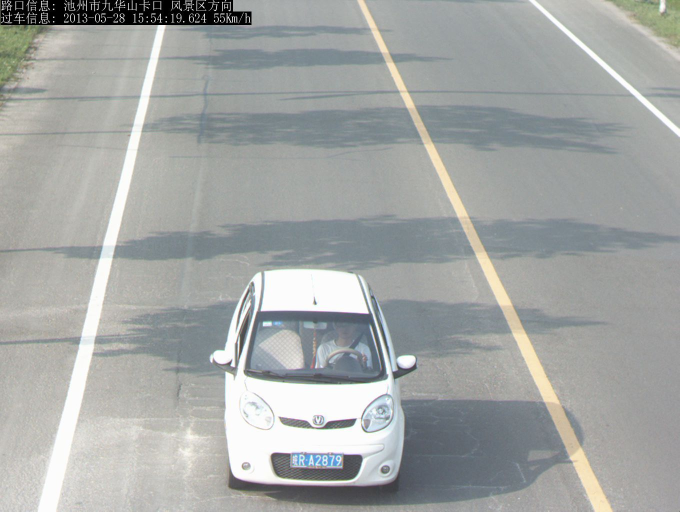
#> input picture images/image1.jpg, 1360 x 1024 px, found by its file name (shown at 1/2 size)
$ python prog_canny1.py
#> lines starting #> are read from the running program, lines starting #| are printed output that depends on the picture; after the words box and inside, x2 and y2 are one past the last pixel; in counts of white or black regions, pixels touching at a corner belong together
import cv2
# Importing the Opencv Library
import numpy as np
# Importing NumPy,which is the fundamental package for scientific computing with Python

# Reading Image
img = cv2.imread("image1.jpg")
#> img is the input picture: shape (1024, 1360, 3); mean B, G, R 164.6, 166.3, 163.5
cv2.namedWindow("Original Image",cv2.WINDOW_NORMAL)
# Creating a Named window to display image
cv2.imshow("Original Image",img)
# Display image

# RGB to Gray scale conversion
img_gray = cv2.cvtColor(img,cv2.COLOR_RGB2GRAY)
cv2.namedWindow("Gray Converted Image",cv2.WINDOW_NORMAL)
# Creating a Named window to display image
cv2.imshow("Gray Converted Image",img_gray)
# Display Image

# Noise removal with iterative bilateral filter(removes noise while preserving edges)
noise_removal = cv2.bilateralFilter(img_gray,9,75,75)
cv2.namedWindow("Noise Removed Image",cv2.WINDOW_NORMAL)
# Creating a Named window to display image
cv2.imshow("Noise Removed Image",noise_removal)
# Display Image

# Histogram equalisation for better results
equal_histogram = cv2.equalizeHist(noise_removal)
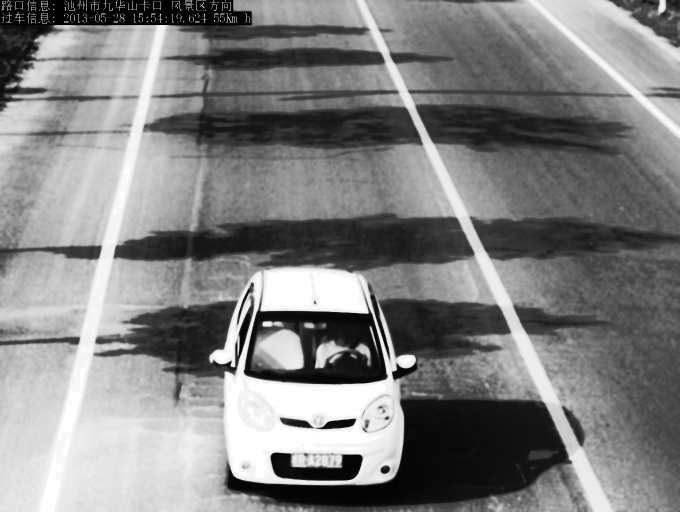
#> equal_histogram: shape (1024, 1360) (shown at 1/2 size); min 0, max 255, mean 129.3
cv2.namedWindow("After Histogram equalisation",cv2.WINDOW_NORMAL)
# Creating a Named window to display image
cv2.imshow("After Histogram equalisation",equal_histogram)
# Display Image

# Morphological opening with a rectangular structure element
kernel = cv2.getStructuringElement(cv2.MORPH_RECT,(5,5))
morph_image = cv2.morphologyEx(equal_histogram,cv2.MORPH_OPEN,kernel,iterations=15)
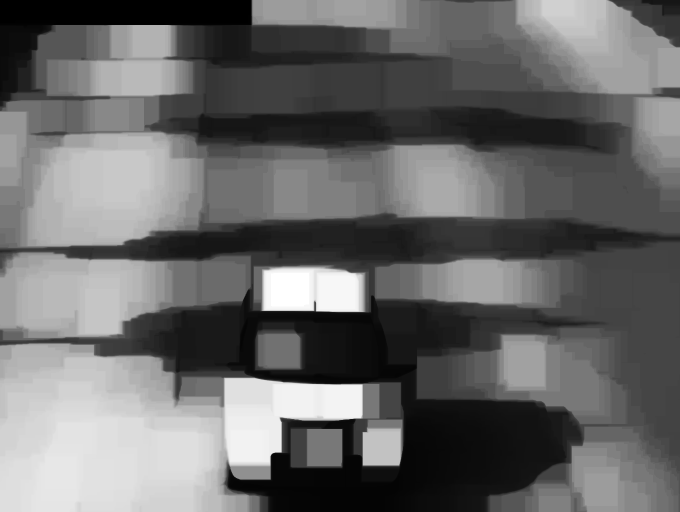
#> morph_image: shape (1024, 1360) (shown at 1/2 size); min 0, max 255, mean 104.7
cv2.namedWindow("Morphological opening",cv2.WINDOW_NORMAL)
# Creating a Named window to display image
cv2.imshow("Morphological opening",morph_image)
# Display Image

# Image subtraction(Subtracting the Morphed image from the histogram equalised Image)
sub_morp_image = cv2.subtract(equal_histogram,morph_image)
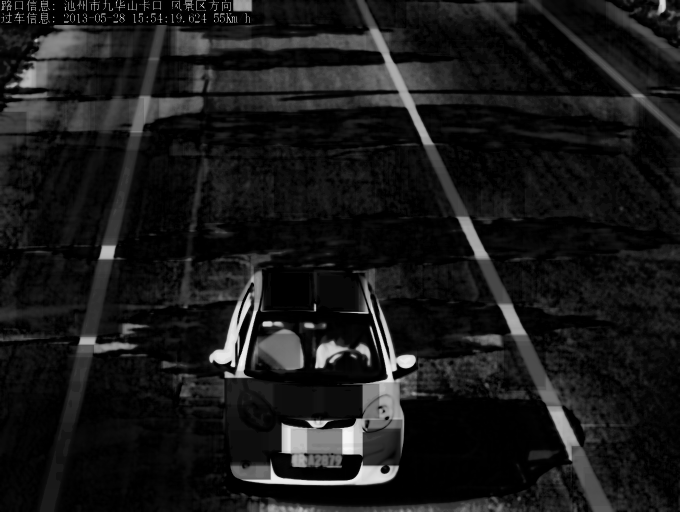
#> sub_morp_image: shape (1024, 1360) (shown at 1/2 size); min 0, max 245, mean 24.6
cv2.namedWindow("Subtraction image", cv2.WINDOW_NORMAL)
# Creating a Named window to display image
cv2.imshow("Subtraction image", sub_morp_image)
# Display Image

# Thresholding the image
ret,thresh_image = cv2.threshold(sub_morp_image,0,255,cv2.THRESH_OTSU)
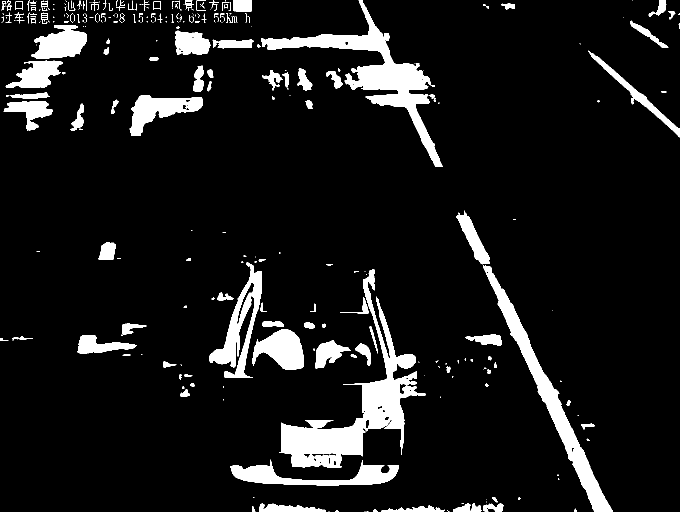
#> thresh_image: shape (1024, 1360) (shown at 1/2 size); 9.2% white; 354 white regions (217 under 20 px), largest, box (x1, y1, x2, y2) and area: (558, 538, 852, 935) 24672, (522, 0, 886, 334) 19339, (965, 529, 1225, 1024) 13920
#> ret = 70
cv2.namedWindow("Image after Thresholding",cv2.WINDOW_NORMAL)
# Creating a Named window to display image
cv2.imshow("Image after Thresholding",thresh_image)
# Display Image

sigma=0.33

# Applying Canny Edge detection
v = np.median(thresh_image)
#> v = 0

#---- apply automatic Canny edge detection using the computed median----
lower = int(max(0, (1.0 - sigma) * v))
#> lower = 0
upper = int(min(255, (1.0 + sigma) * v))
#> upper = 0

wide = cv2.Canny(thresh_image, 10, 200)
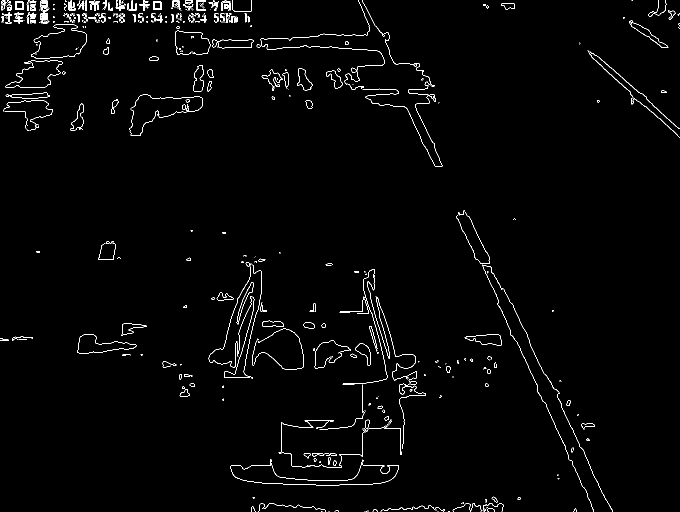
#> wide: shape (1024, 1360) (shown at 1/2 size); 1.5% white in thin lines or dots
tight = cv2.Canny(thresh_image, 225, 250)
auto = cv2.Canny(thresh_image,250,255)

canny_image = cv2.Canny(thresh_image,lower,upper)
cv2.namedWindow("Image after applying Canny",cv2.WINDOW_NORMAL)
# Creating a Named window to display image
cv2.imshow("Image after applying Canny", np.hstack([wide, tight, auto]))
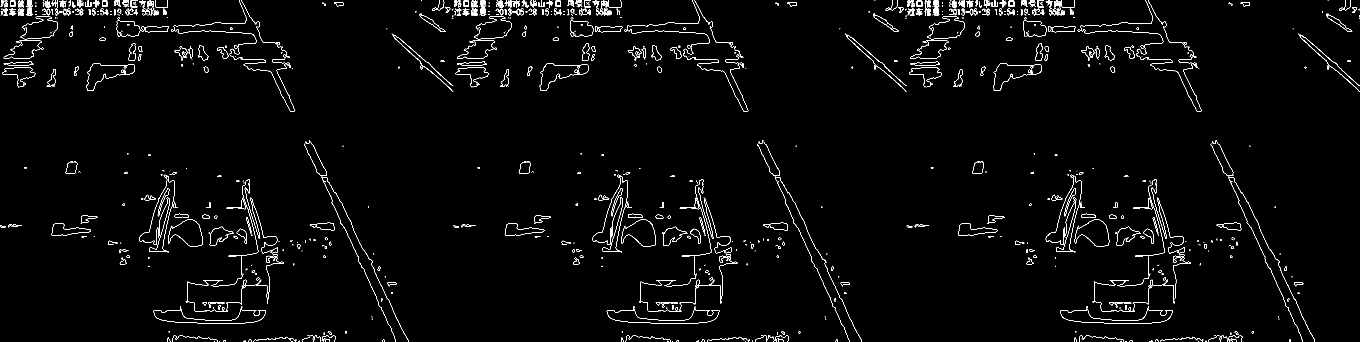
#> window 'Image after applying Canny': shape (1024, 4080) (shown at 1/3 size); 1.5% white in thin lines or dots
# Display Image
canny_image = cv2.convertScaleAbs( np.hstack([wide, tight, auto]))

# dilation to strengthen the edges
kernel = np.ones((3,3), np.uint8)
# Creating the kernel for dilation
dilated_image = cv2.dilate(canny_image,kernel,iterations=1)
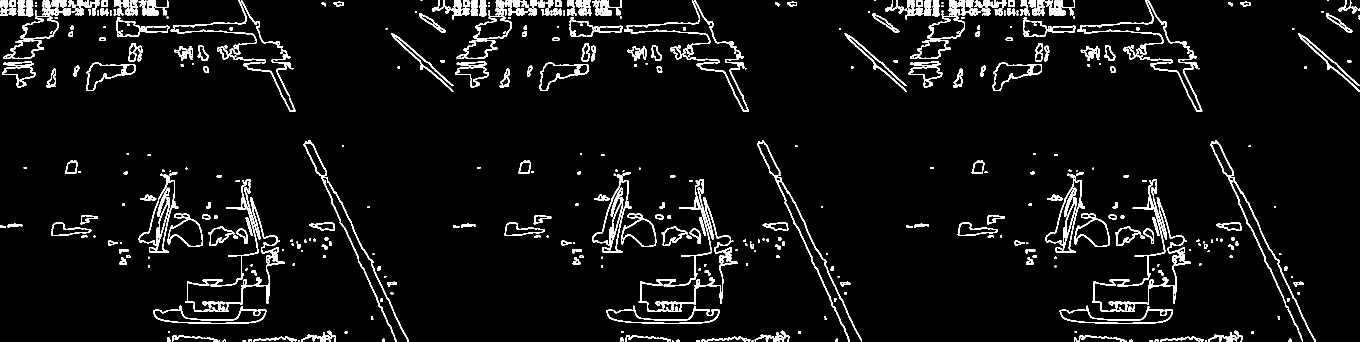
#> dilated_image: shape (1024, 4080) (shown at 1/3 size); 4.9% white; 568 white regions (24 under 20 px)
cv2.namedWindow("Dilation", cv2.WINDOW_NORMAL)
# Creating a Named window to display image
cv2.imshow("Dilation", dilated_image)
# Displaying Image

# Finding Contours in the image based on edges
contours,hierarchy = cv2.findContours(dilated_image, cv2.RETR_TREE, cv2.CHAIN_APPROX_SIMPLE)
#> contours = 1123 contours, 471 with area under 20; largest, box (x1, y1, x2, y2) and area: (3276, 537, 3573, 936) 28730, (1916, 537, 2213, 936) 28730, (556, 537, 853, 936) 28730, (3283, 539, 3570, 934) 22080, (1923, 539, 2210, 934) 22080
contours= sorted(contours, key = cv2.contourArea, reverse = True)[:10]
#> contours = 10 contours; largest, box (x1, y1, x2, y2) and area: (3276, 537, 3573, 936) 28730, (1916, 537, 2213, 936) 28730, (556, 537, 853, 936) 28730, (3283, 539, 3570, 934) 22080, (1923, 539, 2210, 934) 22080
# Sort the contours based on area ,so that the number plate will be in top 10 contours
screenCnt = None
# loop over our contours
for c in contours:
 # approximate the contour
 peri = cv2.arcLength(c, True)
 approx = cv2.approxPolyDP(c, 0.06 * peri, True)  # Approximating with 6% error
 # if our approximated contour has four points, then
 # we can assume that we have found our screen
 if len(approx) == 4:  # Select the contour with 4 corners
  screenCnt = approx
  break
#> this loop made 7 passes
#> (peri, screenCnt) on pass 7: (779.4, [[3216, 523], [3168, 756], [3226, 757], [3254, 624]])
#> (peri, approx) on passes 1 to 6: (2312.6, [[3468, 537], [3304, 934], [3524, 910]]), (2312.6, [[2108, 537], [1944, 934], [2164, 910]]), (2312.6, [[748, 537], [584, 934], [804, 910]]), (2174.3, [[3466, 539], [3569, 788], [3306, 932]]), (2174.3, [[2106, 539], [2209, 788], [1946, 932]]), (2174.3, [[746, 539], [849, 788], [586, 932]])
final = cv2.drawContours(img, [screenCnt], -1, (0, 255, 0), 3)
# Drawing the selected contour on the original image
cv2.namedWindow("Image with Selected Contour",cv2.WINDOW_NORMAL)
# Creating a Named window to display image
cv2.imshow("Image with Selected Contour",final)

# Masking the part other than the number plate
mask = np.zeros(img_gray.shape,np.uint8)
new_image = cv2.drawContours(mask,[screenCnt],0,255,-1,)
#> new_image: shape (1024, 1360); every value is 0
new_image = cv2.bitwise_and(img,img,mask=mask)
#> new_image: shape (1024, 1360, 3); every value is 0
cv2.namedWindow("Final_image",cv2.WINDOW_NORMAL)
cv2.imshow("Final_image",new_image)

# Histogram equal for enhancing the number plate for further processing
y,cr,cb = cv2.split(cv2.cvtColor(new_image,cv2.COLOR_RGB2YCrCb))
#> cr: shape (1024, 1360); every value is 128
# Converting the image to YCrCb model and splitting the 3 channels
y = cv2.equalizeHist(y)
# Applying histogram equalisation
final_image = cv2.cvtColor(cv2.merge([y,cr,cb]),cv2.COLOR_YCrCb2RGB)
# Merging the 3 channels
cv2.namedWindow("Enhanced Number Plate",cv2.WINDOW_NORMAL)
# Creating a Named window to display image
cv2.imshow("Enhanced Number Plate",final_image)
# Display image
cv2.waitKey() # Wait for a keystroke from the user

$ run again, with images/img1.jpg copied over images/image1.jpg
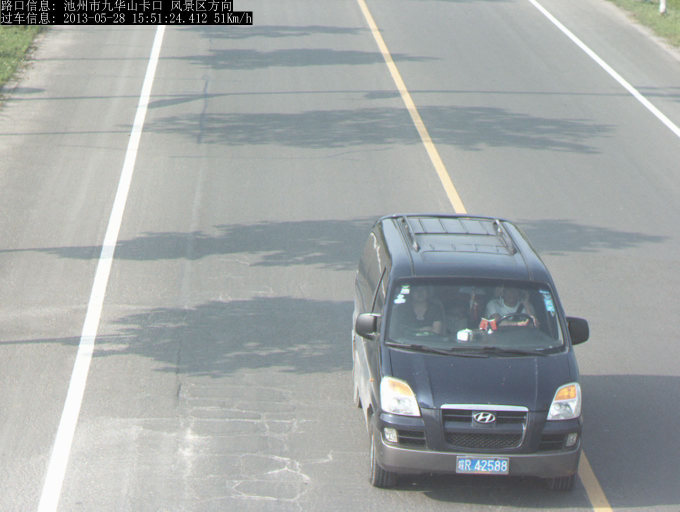
#> input picture images/img1.jpg, 1360 x 1024 px, found by its file name (shown at 1/2 size)
#> img is the input picture: shape (1024, 1360, 3); mean B, G, R 165.1, 165.5, 160.8
#> `ret,thresh_image = cv2.threshold(sub_morp_image,0,255,cv2.THRESH_OTSU)`:
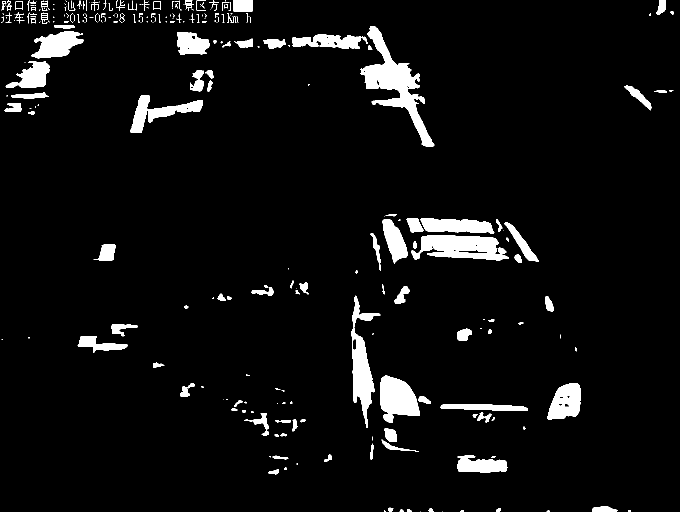
#> thresh_image: shape (1024, 1360) (shown at 1/2 size); 5.5% white; 325 white regions (183 under 20 px), largest, box (x1, y1, x2, y2) and area: (721, 52, 869, 293) 9636, (823, 471, 1018, 521) 6374, (703, 591, 761, 856) 5517
#> ret = 78
#> v = 0
#> wide: shape (1024, 1360); 1.1% white in thin lines or dots
#> `dilated_image = cv2.dilate(canny_image,kernel,iterations=1)`:
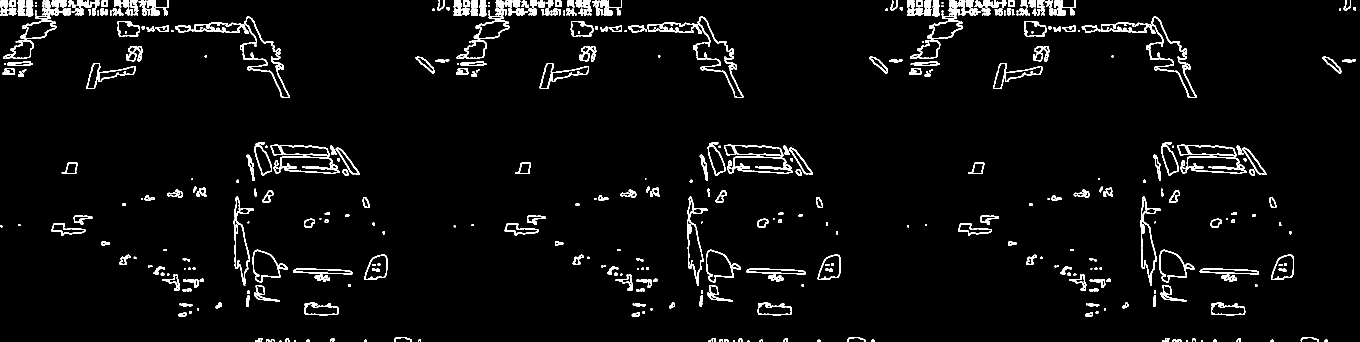
#> dilated_image: shape (1024, 4080) (shown at 1/3 size); 3.6% white; 531 white regions (18 under 20 px)
#> `contours,hierarchy = cv2.findContours(dilated_image, cv2.RETR_TREE, cv..`: contours = 1002 contours, 315 with area under 20; largest, box (x1, y1, x2, y2) and area: (3440, 50, 3590, 294) 10938, (2080, 50, 2230, 294) 10938, (720, 50, 870, 294) 10938, (3442, 52, 3588, 292) 8392, (2082, 52, 2228, 292) 8392
#> `contours= sorted(contours, key = cv2.contourArea, reverse = True)[:10]`: contours = 10 contours; largest, box (x1, y1, x2, y2) and area: (3440, 50, 3590, 294) 10938, (2080, 50, 2230, 294) 10938, (720, 50, 870, 294) 10938, (3442, 52, 3588, 292) 8392, (2082, 52, 2228, 292) 8392
#> the loop `for c in contours:` made 10 passes
#> (peri, screenCnt) on pass 10: (723, [[3429, 590], [3455, 856], [3429, 652], [3481, 627]])
#> cr: shape (1024, 1360); every value is 128
